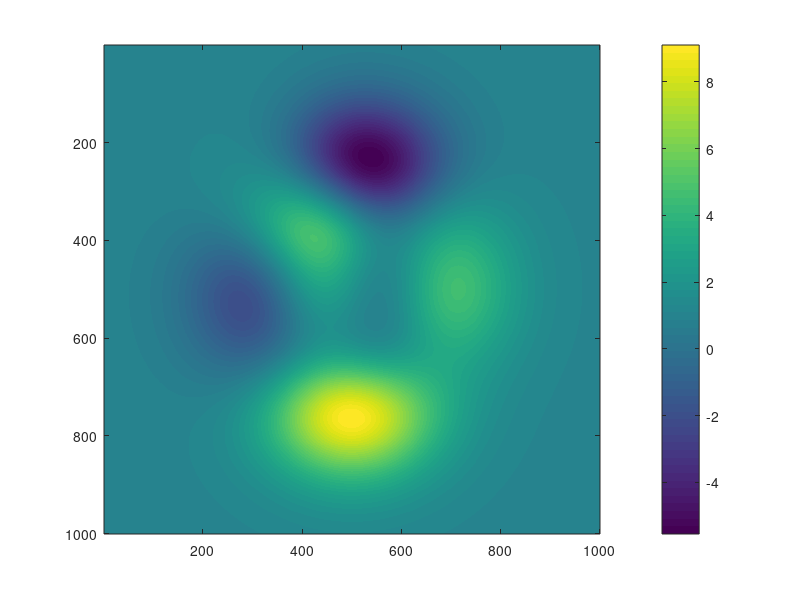

MATLAB code for this plot: (Note: this script raises an error after producing the figure.)
%% |crameri| documentation
% |crameri| returns perceptually-uniform scientific colormaps created
% by <http://www.fabiocrameri.ch/colourmaps.php Fabio Crameri>. 
% 
% <<crameri7.0_reduced.png>> 
%
%% Syntax 
% 
%  crameri 
%  cmap = crameri('ColormapName') 
%  cmap = crameri('-ColormapName') 
%  cmap = crameri(...,NLevels)
%  cmap = crameri(...,'pivot',PivotValue) 
%  crameri(...)
% 
%% Description 
% 
% |crameri| without any inputs displays the options for colormaps. 
% 
% |cmap = crameri('ColormapName')| returns a 256x3 colormap. For a visual
% depiction of valid colormap names, type |crameri|. 
%
% |cmap = crameri('-ColormapName')| a minus sign preceeding any |ColormapName| flips the
% order of the colormap. 
%
% |cmap = crameri(...,NLevels)| specifies a number of levels in the colormap. Default
% value is |256|. 
%
% |cmap = crameri(...,'pivot',PivotValue)| centers a diverging colormap such that white 
% corresponds to a given value and maximum extents are set using current caxis limits. 
% If no |PivotValue| is set, |0| is assumed. 
%
% |crameri(...)| without any outputs sets the current colormap to the current axes.  
% 
%% Examples 
% Using this sample plot: 

imagesc(peaks(1000)+1)
colorbar

%% 
% Set the colormap to 'devon': 

crameri devon

%% 
% Same as above, but with an inverted devon colormap: 

crameri -devon

%%
% Set the colormap to a 12-level 'hawaii': 

crameri('hawaii',12)

%% 
% Get the RGB values of a 5-level buda colormap: 

RGB = crameri('buda',5)

%%
% Some of the values in the image are below zero and others are above. If this dataset represents
% anomalies, perhaps a diverging colormap is more appropriate: 

crameri('cork') 

%%
% It's unlikely that 1.7776 is an interesting value about which the data values 
% diverge.  If you want to center the colormap on zero you can either change 
% the color axis limits using |caxis|, or you can keep the current color axis
% limits by simply including the |'pivot'| option when you call |crameri|:  

crameri('cork','pivot',0) 

%% 
% For a final example, topography. Topography is a special case because it's usually
% important to clearly distinguish between land and ocean, but we still want a linear
% relationship between the perceived color and elevation. A typical divergent colormap
% like |cork| or |vik| might draw the eye toward the general direction of coastlines, but
% would not provide a clear definition between land and ocean, so the |crameri| colormaps
% include |'oleron'|, which is designed specifically for topography. Below I'm using
% my <https://www.mathworks.com/matlabcentral/fileexchange/49065-shadem |shadem|> 
% function to apply relief shading. 

load topo

figure
imagesc(topolonlim,topolatlim,topo) 
axis xy 
cb = colorbar; 
ylabel(cb,'elevation') 

shadem(-11,[225 83]) 
crameri('oleron','pivot') 

%% Citing this colormap: 
% Please acknowledge the free use of these colormaps by citing
% 
% Crameri, F. (2018). Scientific colour-maps. Zenodo. <http://doi.org/10.5281/zenodo.1243862>
% 
% Crameri, F. (2018), Geodynamic diagnostics, scientific visualisation and 
% StagLab 3.0, Geosci. Model Dev., 11, 2541-2562, doi:10.5194/gmd-11-2541-2018.
% 
% For more on choosing effective and accurate colormaps for science, be sure
% to enjoy this fine beach reading: 
% 
% Thyng, K.M., C.A. Greene, R.D. Hetland, H.M. Zimmerle, and S.F. DiMarco. 2016. True 
% colors of oceanography: Guidelines for effective and accurate colormap selection. 
% Oceanography 29(3):9-13, <http://dx.doi.org/10.5670/oceanog.2016.66>.
% 
%% Author Info 
% This function and supportind documentation were written by Chad A. Greene of the University of Texas
% Institute for Geophysics (UTIG), August 2018, using Fabio Crameri's 
% scientific colormaps, version 7.0. <http://www.fabiocrameri.ch/colourmaps.php>
